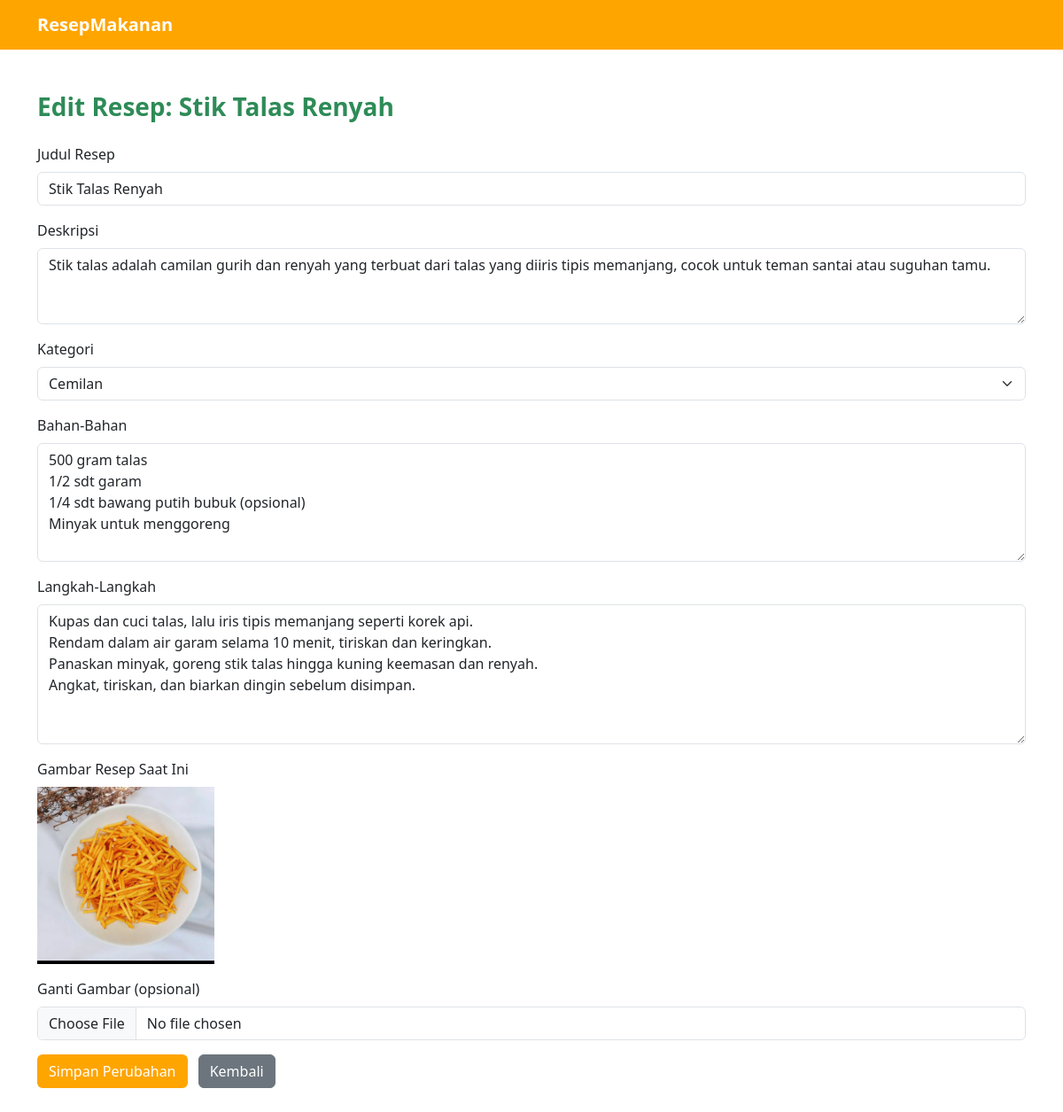
Page /edit-resep.php?id=10 on the committed database.
### tables this page shows
CREATE TABLE `resep` (
  `id` int(11) NOT NULL,
  `judul` varchar(255) NOT NULL,
  `deskripsi` text NOT NULL,
  `kategori` varchar(100) DEFAULT NULL,
  `bahan` text NOT NULL,
  `langkah` text NOT NULL,
  `gambar` varchar(255) DEFAULT NULL,
  `id_kategori` int(11) DEFAULT NULL
);

CREATE TABLE `kategori` (
  `id` int(11) NOT NULL,
  `nama_kategori` varchar(100) NOT NULL
);

### edit-resep.php (the view, shortened to what this page needs)
<?php
include 'koneksi.php';
$id = $_GET['id'];
$stmt = $koneksi->prepare("SELECT * FROM resep WHERE id = ?");
$stmt->bind_param("i", $id);
$stmt->execute();
$result = $stmt->get_result();
$resep = $result->fetch_assoc();
$kategori_result = $koneksi->query("SELECT * FROM kategori");
?>
<!DOCTYPE html>
<html lang="id">
<head>
  <link href="https://cdn.jsdelivr.net/npm/bootstrap@5.3.0/dist/css/bootstrap.min.css" rel="stylesheet">
</head>
<body>
<nav class="navbar navbar-expand-lg">
  <div class="container">
    <a class="navbar-brand" href="index.php">ResepMakanan</a>
  </div>
</nav>
<div class="container mt-5 mb-5">
  <h3 class="section-title mb-4">Edit Resep: <?= htmlspecialchars($resep['judul']) ?></h3>
  <form method="post" enctype="multipart/form-data">
    <div class="mb-3">
      <label class="form-label">Judul Resep</label>
      <input type="text" name="judul" class="form-control" value="<?= htmlspecialchars($resep['judul']) ?>" required>
    </div>
    <div class="mb-3">
      <label class="form-label">Deskripsi</label>
      <textarea name="deskripsi" class="form-control" rows="3" required><?= htmlspecialchars($resep['deskripsi']) ?></textarea>
    </div>
    <div class="mb-3">
      <label class="form-label">Kategori</label>
      <select name="id_kategori" class="form-select" required>
        <?php while ($kat = $kategori_result->fetch_assoc()): ?>
          <option value="<?= $kat['id'] ?>" <?= (int)$kat['id'] === (int)$resep['id_kategori'] ? 'selected' : '' ?>>
            <?= htmlspecialchars($kat['nama_kategori']) ?>
          </option>
        <?php endwhile; ?>
      </select>
    </div>
    <div class="mb-3">
      <label class="form-label">Bahan-Bahan</label>
      <textarea name="bahan" class="form-control" rows="5" required><?= htmlspecialchars($resep['bahan']) ?></textarea>
    </div>
    <div class="mb-3">
      <label class="form-label">Langkah-Langkah</label>
      <textarea name="langkah" class="form-control" rows="6" required><?= htmlspecialchars($resep['langkah']) ?></textarea>
    </div>
    <div class="mb-3">
      <label class="form-label">Gambar Resep Saat Ini</label><br>
      <img src="images/<?= htmlspecialchars($resep['gambar']) ?>" alt="Gambar Resep" width="200">
    </div>
    <div class="mb-3">
      <label class="form-label">Ganti Gambar (opsional)</label>
      <input type="file" name="gambar" class="form-control" accept="image/*">
    </div>
    <button type="submit" name="update" class="btn btn-orange">Simpan Perubahan</button>
    <a href="index.php" class="btn btn-secondary ms-2">Kembali</a>
  </form>
</div>
</body>
</html>

### edit-resep.php (style rules this page uses)
body { background-color: #fff; font-family: 'Segoe UI', sans-serif; }
.navbar { background-color: #ffa500; }
.navbar-brand { font-weight: bold; color: white !important; }
.btn-orange { background-color: #ffa500; color: white; }
.section-title { color: #2e8b57; font-weight: bold; }

### rows in the picture
resep: judul "Stik Talas Renyah", deskripsi "Stik talas adalah camilan gurih dan renyah yang terbuat dari talas yang diiris tipis memanjang, cocok untuk teman santai atau suguhan tamu.", id_kategori "Cemilan", bahan "500 gram talas 1/2 sdt garam 1/4 sdt bawang putih bubuk (opsional) Minyak untuk menggoreng", langkah "Kupas dan cuci talas, lalu iris tipis memanjang seperti korek api. Rendam dalam air garam selama 10 menit, tiriskan dan keringkan. Panaskan minyak, goreng stik talas hingga kuning keemasan dan renyah. Angkat, tiriskan, dan biarkan dingin sebelum disimpan.", gambar (picture)
